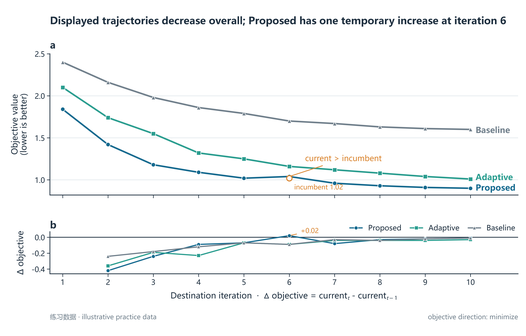
#> input picture workspace/quality_benchmark/round_02_structure_redesign/qa_preview_single_column_89mm.png, 526 x 336 px
$ python qa_previews.py --source qa_preview_single_column_89mm.png --output-dir out
#> lines starting #> are read from the running program, lines starting #| are printed output that depends on the picture
"""Create fixed-width paper-placement previews from the rendered PNG."""

from __future__ import annotations

import argparse
from pathlib import Path

from PIL import Image


def make_preview(source: Path, destination: Path, width_mm: float, dpi: int) -> None:
    """Downsample without changing the source aspect ratio or data."""
#> called with width_mm = 89, dpi = 150

    with Image.open(source) as image:
#> image is the input picture: PIL image 526x336 RGBA; mean R, G, B, A 245.4, 247.2, 247.7, 255
        width_px = round(width_mm / 25.4 * dpi)
        height_px = round(image.height * width_px / image.width)
#> height_px = 336
        preview = image.resize((width_px, height_px), Image.Resampling.LANCZOS)
        preview.save(destination, format="PNG", dpi=(dpi, dpi))


def main() -> None:
    parser = argparse.ArgumentParser(description=__doc__)
    parser.add_argument("--source", type=Path, required=True)
    parser.add_argument("--output-dir", type=Path, required=True)
    parser.add_argument("--dpi", type=int, default=150)
    args = parser.parse_args()
    args.output_dir.mkdir(parents=True, exist_ok=True)
    make_preview(
        args.source,
        args.output_dir / "qa_preview_single_column_89mm.png",
        width_mm=89.0,
        dpi=args.dpi,
    )
    make_preview(
        args.source,
        args.output_dir / "qa_preview_double_column_180mm.png",
        width_mm=180.0,
        dpi=args.dpi,
    )
#> call 2 of make_preview, with width_mm = 180, dpi = 150
#> in make_preview (call 2), `preview = image.resize((width_px, height_px), Image.Resampling.LANCZOS)`:
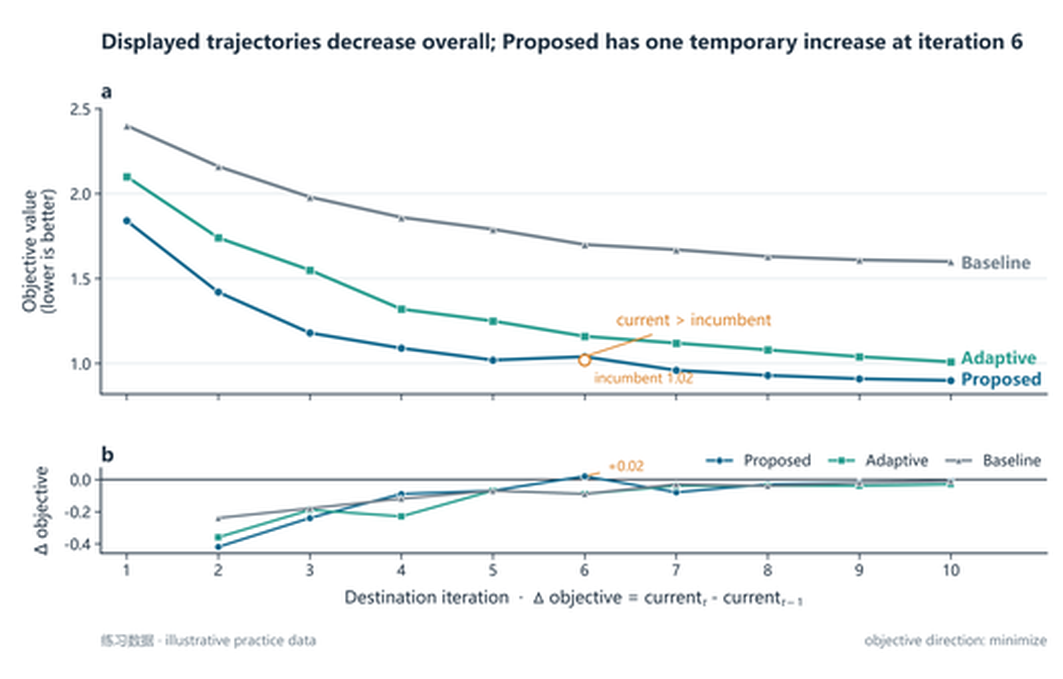
#> preview: PIL image 1063x679 RGBA; mean R, G, B, A 245, 246.9, 247.4, 255


if __name__ == "__main__":
    main()
